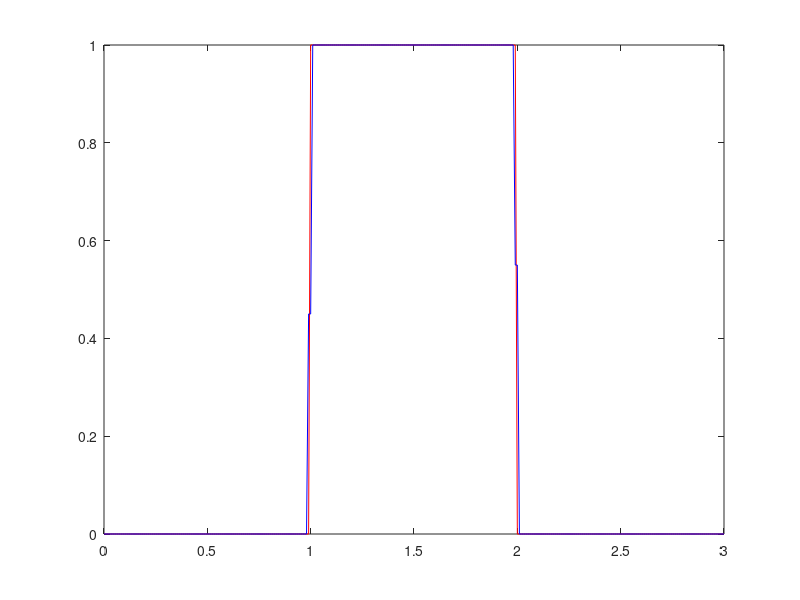

The MATLAB script that drew this image: (Note: this script raises an error after producing the figure.)
clc;
clear;
close all;

delta_t = 0.001;
delta_x = 0.01;
gama = delta_t/(delta_x*2);
x = 3;
partitions = (x/delta_x) + 1;
U = zeros(partitions,1);
for i = 1:partitions
    if (((i - 1)*delta_x) < 1)
        U(i,1) = 0;
    elseif ((i - 1)*delta_x < 2)
        U(i,1) = 1;
    else
        U(i,1) = 0;
    end
end
dx = 0:delta_x:3;
Uinitial = U;

for time = 0:delta_t:0.25
    U_prime = U;
    U(1,1) = (1/2)*(U_prime(2,1) + 0) - gama*(U_prime(2,1) - 0);
    
    for i = 2: partitions - 1
        U(i,1) = (1/2)*(U_prime(i+1,1) + U_prime(i - 1,1)) - gama*(U_prime(i+1) - U_prime(i - 1));
    end
    U(partitions,1) = (1/2)*(U_prime(partitions - 1,1) + 0) - gama*(0 - U_prime(partitions - 1,1));
    plot(dx,Uinitial,'r',dx,U,'b');
    axis tight;
    suptitle(['time = ', num2str(time)]);
    pause(0.02);
end
    